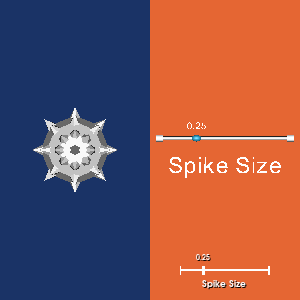

This chart was generated by the following Python code:
#!/usr/bin/env python
# Demonstrate vtkSliderWidget with 2D and 3D representations in multiple viewports.

import vtkmodules.vtkInteractionStyle  # noqa: F401
import vtkmodules.vtkRenderingFreeType  # noqa: F401
import vtkmodules.vtkRenderingOpenGL2  # noqa: F401

from vtkmodules.vtkFiltersCore import vtkAppendPolyData, vtkGlyph3D
from vtkmodules.vtkFiltersSources import vtkConeSource, vtkSphereSource
from vtkmodules.vtkInteractionWidgets import (
    vtkSliderRepresentation2D,
    vtkSliderRepresentation3D,
    vtkSliderWidget,
)
from vtkmodules.vtkRenderingCore import (
    vtkPolyDataMapper,
    vtkRenderWindow,
    vtkRenderWindowInteractor,
    vtkRenderer,
)
from vtkmodules.vtkRenderingLOD import vtkLODActor

# Sources
sphere_source = vtkSphereSource()

cone_source = vtkConeSource()

# Filters
glyph = vtkGlyph3D()
glyph.SetInputConnection(sphere_source.GetOutputPort())
glyph.SetSourceConnection(cone_source.GetOutputPort())
glyph.SetVectorModeToUseNormal()
glyph.SetScaleModeToScaleByVector()
glyph.SetScaleFactor(0.25)

append_filter = vtkAppendPolyData()
append_filter.AddInputConnection(glyph.GetOutputPort())
append_filter.AddInputConnection(sphere_source.GetOutputPort())

# Mapper + Actor
mace_mapper = vtkPolyDataMapper()
mace_mapper.SetInputConnection(append_filter.GetOutputPort())

mace_actor = vtkLODActor()
mace_actor.SetMapper(mace_mapper)
mace_actor.VisibilityOn()
mace_actor.SetPosition(1, 1, 1)

# Renderers
renderer_0 = vtkRenderer()
renderer_0.SetViewport(0, 0, 0.5, 1.0)
renderer_0.SetBackground(0.1, 0.2, 0.4)
renderer_0.AddActor(mace_actor)

renderer_1 = vtkRenderer()
renderer_1.SetViewport(0.5, 0, 1.0, 1.0)
renderer_1.SetBackground(0.9, 0.4, 0.2)

# Render window
render_window = vtkRenderWindow()
render_window.AddRenderer(renderer_0)
render_window.AddRenderer(renderer_1)
render_window.SetWindowName("slider widget multiple viewports")
render_window.SetMultiSamples(0)
render_window.SetSize(300, 300)

# Interactor
interactor = vtkRenderWindowInteractor()
interactor.SetRenderWindow(render_window)


# Callback updates glyph scale factor from slider value
def slider_callback(caller, event_string):
    value = caller.GetRepresentation().GetValue()
    glyph.SetScaleFactor(value)


# Widgets
# 2D slider widget in the second viewport
slider_rep_2d = vtkSliderRepresentation2D()
slider_rep_2d.SetValue(0.25)
slider_rep_2d.SetTitleText("Spike Size")
slider_rep_2d.GetPoint1Coordinate().SetCoordinateSystemToNormalizedDisplay()
slider_rep_2d.GetPoint1Coordinate().SetValue(0.1, 0.1)
slider_rep_2d.GetPoint2Coordinate().SetCoordinateSystemToNormalizedDisplay()
slider_rep_2d.GetPoint2Coordinate().SetValue(0.4, 0.1)
slider_rep_2d.SetSliderLength(0.02)
slider_rep_2d.SetSliderWidth(0.03)
slider_rep_2d.SetEndCapLength(0.01)
slider_rep_2d.SetEndCapWidth(0.03)
slider_rep_2d.SetTubeWidth(0.005)

slider_widget_2d = vtkSliderWidget()
slider_widget_2d.SetInteractor(interactor)
slider_widget_2d.SetRepresentation(slider_rep_2d)
slider_widget_2d.SetCurrentRenderer(renderer_1)
slider_widget_2d.SetAnimationModeToAnimate()
slider_widget_2d.AddObserver("InteractionEvent", slider_callback)
slider_widget_2d.EnabledOn()

# 3D slider widget in the second viewport
slider_rep_3d = vtkSliderRepresentation3D()
slider_rep_3d.SetValue(0.25)
slider_rep_3d.SetTitleText("Spike Size")
slider_rep_3d.GetPoint1Coordinate().SetCoordinateSystemToWorld()
slider_rep_3d.GetPoint1Coordinate().SetValue(0, 0, 0)
slider_rep_3d.GetPoint2Coordinate().SetCoordinateSystemToWorld()
slider_rep_3d.GetPoint2Coordinate().SetValue(2, 0, 0)
slider_rep_3d.SetSliderLength(0.075)
slider_rep_3d.SetSliderWidth(0.05)
slider_rep_3d.SetEndCapLength(0.05)

slider_widget_3d = vtkSliderWidget()
slider_widget_3d.GetEventTranslator().SetTranslation(
    "RightButtonPressEvent", "SelectEvent"
)
slider_widget_3d.GetEventTranslator().SetTranslation(
    "RightButtonReleaseEvent", "EndSelectEvent"
)
slider_widget_3d.SetInteractor(interactor)
slider_widget_3d.SetRepresentation(slider_rep_3d)
slider_widget_3d.SetCurrentRenderer(renderer_1)
slider_widget_3d.SetAnimationModeToAnimate()
slider_widget_3d.AddObserver("InteractionEvent", slider_callback)
slider_widget_3d.EnabledOn()

# Scene
renderer_0.ResetCamera()

interactor.Initialize()
interactor.Start()
